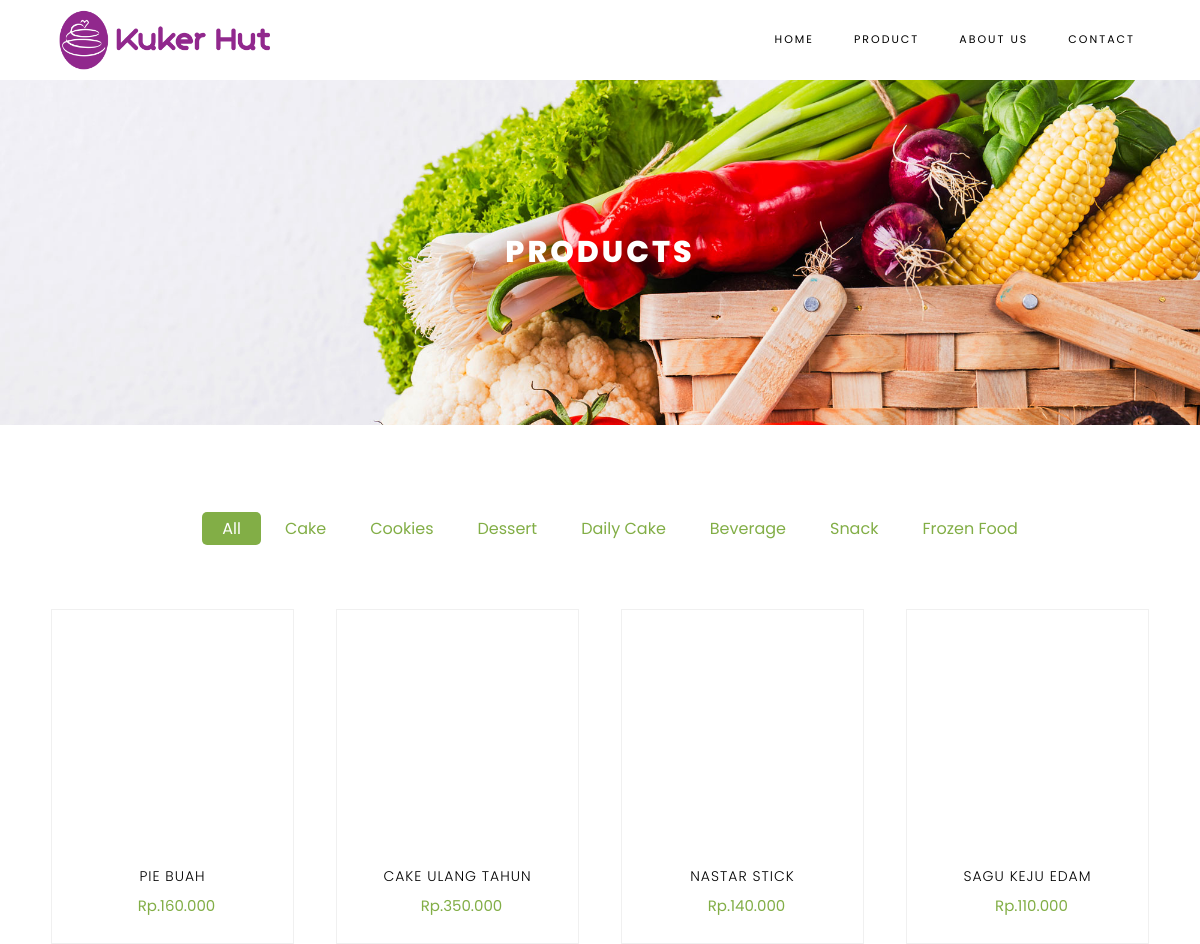
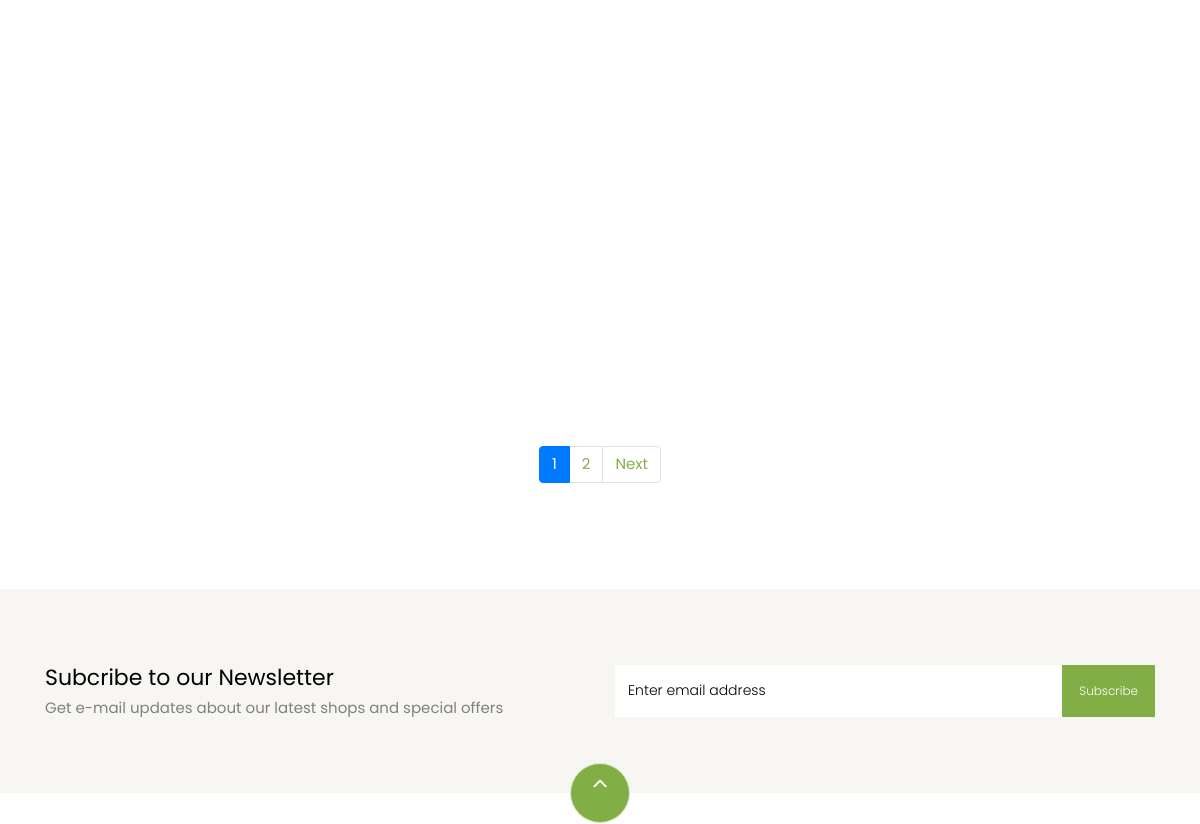
Page /index.php/kukerhut/products (upper part) on the earlier database version (2 pictures, top to bottom).
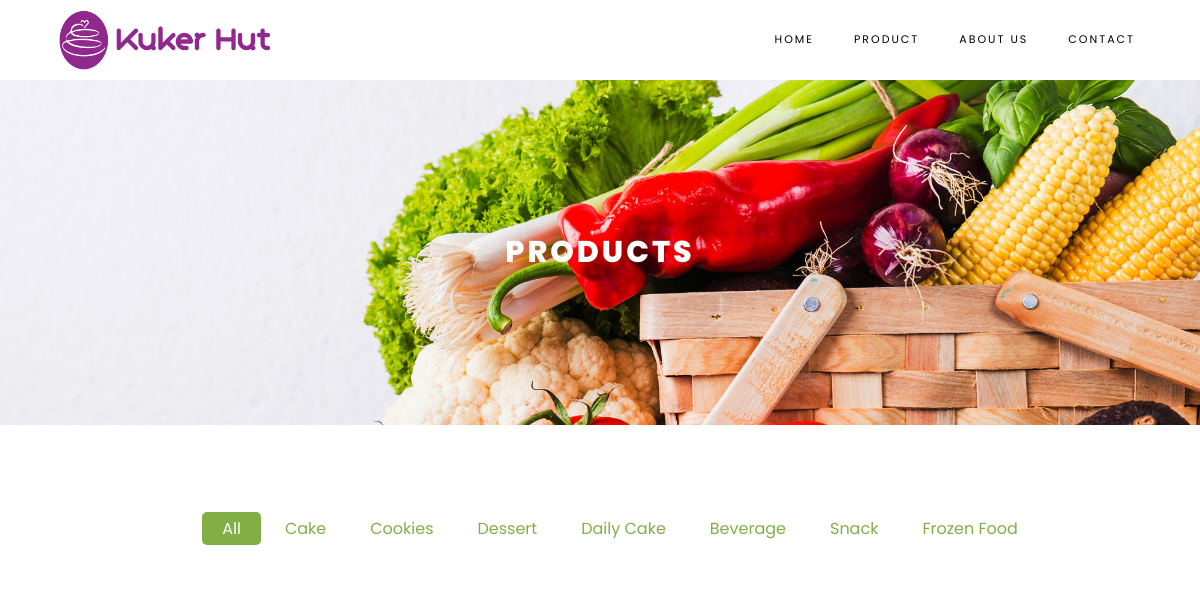
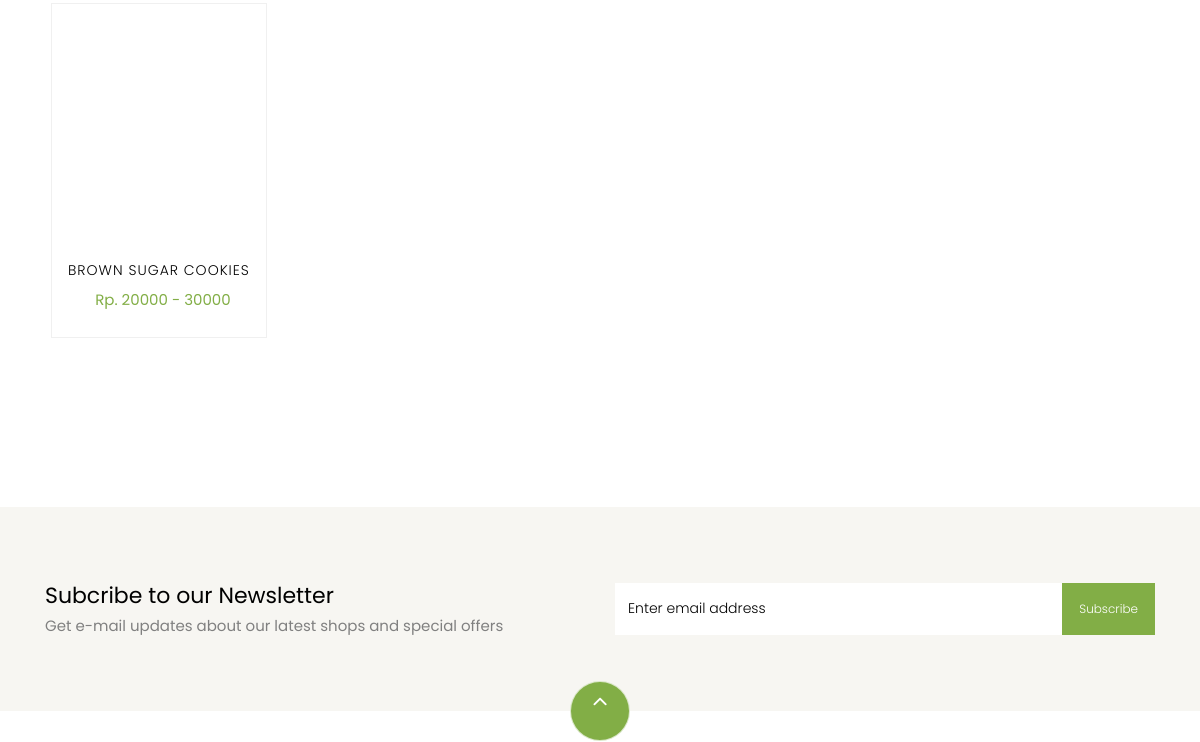
Same page on the later database version (2 pictures, top to bottom).
### tables this page shows
CREATE TABLE `kategori` (
  `id_kategori` int(11) NOT NULL,
  `nama_kategori` varchar(128) NOT NULL
);

CREATE TABLE `produk` (
  `id_produk` int(11) NOT NULL,
  `id_kategori` int(11) NOT NULL,
  `nama_kategori` varchar(128) NOT NULL,
  `nama_produk` varchar(128) NOT NULL,
  `harga_produk` varchar(128) NOT NULL,
  `foto_produk` varchar(128) DEFAULT NULL,
  `deskripsi_produk` text NOT NULL,
  `editor` varchar(128) NOT NULL
);

### index.php (called while the page is built, shortened)
<?php
require_once BASEPATH.'core/CodeIgniter.php';

### application/models/Products_model.php (called while the page is built, shortened)
<?php
class Products_model extends CI_model
{
    public function getCategory()
    {
        return $this->db->get('kategori')->result();
    }
}

### application/config/config.php (called while the page is built, shortened)
<?php
$config['base_url'] = 'http://localhost/KukerHut/';
$config['index_page'] = '';
$config['uri_protocol']    = 'REQUEST_URI';
$config['url_suffix'] = '';
$config['language']    = 'english';
$config['charset'] = 'UTF-8';
$config['enable_hooks'] = FALSE;
$config['subclass_prefix'] = 'MY_';
$config['composer_autoload'] = FALSE;
$config['permitted_uri_chars'] = 'a-z 0-9~%.:_\-';
$config['enable_query_strings'] = FALSE;
$config['controller_trigger'] = 'c';
$config['function_trigger'] = 'm';
$config['directory_trigger'] = 'd';
$config['allow_get_array'] = TRUE;
$config['log_threshold'] = 0;
$config['log_path'] = '';
$config['log_file_extension'] = '';
$config['log_file_permissions'] = 0644;
$config['log_date_format'] = 'Y-m-d H:i:s';
$config['error_views_path'] = '';
$config['cache_path'] = '';
$config['cache_query_string'] = FALSE;
$config['encryption_key'] = '';
$config['sess_driver'] = 'files';
$config['sess_cookie_name'] = 'ci_session';
$config['sess_expiration'] = 7200;
$config['sess_save_path'] = NULL;
$config['sess_match_ip'] = FALSE;
$config['sess_time_to_update'] = 300;
$config['sess_regenerate_destroy'] = FALSE;
$config['cookie_prefix']    = '';
$config['cookie_domain']    = '';
$config['cookie_path']        = '/';
$config['cookie_secure']    = FALSE;
$config['cookie_httponly']     = FALSE;
$config['standardize_newlines'] = FALSE;
$config['global_xss_filtering'] = FALSE;
$config['csrf_protection'] = FALSE;
$config['csrf_token_name'] = 'csrf_test_name';
$config['csrf_cookie_name'] = 'csrf_cookie_name';
$config['csrf_expire'] = 7200;
$config['csrf_regenerate'] = TRUE;
$config['csrf_exclude_uris'] = array();
$config['compress_output'] = FALSE;
$config['time_reference'] = 'local';
$config['rewrite_short_tags'] = FALSE;
$config['proxy_ips'] = '';

### application/views/contents/products.php (the view, shortened to what this page needs)
<div class="hero-wrap hero-bread" style="background-image: url('<?= base_url('assets/images/bg_1.jpg') ?>');">
	<div class="container">
		<div class="row no-gutters slider-text align-items-center justify-content-center">
			<div class="col-md-9 ftco-animate text-center">
				<h1 class="mb-0 bread">Products</h1>
			</div>
		</div>
	</div>
</div>
<section class="ftco-section">
	<div class="container">
		<div class="row justify-content-center">
			<div class="col-md-10 mb-5 text-center">
				<ul class="product-category">
					<li><a href="<?= base_url(); ?>Kukerhut/products/" class="active">All</a></li>
					<?php foreach ($category as $ct) { ?>
						<li><a href="<?= base_url(); ?>Kukerhut/category/<?= $ct->id_kategori; ?>"><?= $ct->nama_kategori ?></a></li>
					<?php } ?>
				</ul>
			</div>
		</div>
		<div class="row">
			<?php foreach ($data as $p) : ?>
				<div class="col-md-6 col-lg-3 ftco-animate">
					<button type="button" data-toggle="modal" data-target="#modalDetails<?php echo $p['id_produk'] ?>" style="background: none;border: none;float: left;">
						<div class="product">
							<a class="img-prod" style="height: 240px;width: auto;"><img class="img-fluid" src="<?= base_url('assets/images/fotoProduk/') . $p['foto_produk'] ?>" alt="Colorlib Template">
							</a>
							<div class="text py-3 pb-4 px-3 text-center">
								<h3><a href="#"><?= $p['nama_produk']; ?></a></h3>
								<div class="d-flex">
									<div class="pricing">
										<p class="price"><span class="mr-2 price-dc"></span><span class="price-sale"><?= $p['harga_produk']; ?></span></p>
									</div>
								</div>
							</div>
						</div>
					</button>
				</div>
			<?php endforeach; ?>
		</div>
		<div class="row mt-5">
			<div class="col text-center">
				<?php if ($this->uri->segment('3') == '') {
					echo $pagination;
				} else {
					echo $this->pagination->create_links();
				} ?>
			</div>
		</div>
	</div>
</section>
<section class="ftco-section ftco-no-pt ftco-no-pb py-5 bg-light">
	<div class="container py-4">
		<div class="row d-flex justify-content-center py-5">
			<div class="col-md-6">
				<h2 style="font-size: 22px;" class="mb-0">Subcribe to our Newsletter</h2>
				<span>Get e-mail updates about our latest shops and special offers</span>
			</div>
			<div class="col-md-6 d-flex align-items-center">
				<form action="#" class="subscribe-form">
					<div class="form-group d-flex">
						<input type="text" class="form-control" placeholder="Enter email address">
						<input type="submit" value="Subscribe" class="submit px-3">
					</div>
				</form>
			</div>
		</div>
	</div>
</section>

Differences in the rows shown:
removed produk: nama_produk "PIE BUAH", harga_produk "Rp.160.000"
removed produk: nama_produk "NASTAR STICK", harga_produk "Rp.140.000"
removed produk: nama_produk "SAGU KEJU EDAM", harga_produk "Rp.110.000"
changed produk: nama_produk "CAKE ULANG TAHUN" → "BROWN SUGAR COOKIES"; harga_produk "Rp.350.000" → "Rp. 20000 - 30000"
Other differences:
$pagination: "1 2 Next" → (not shown)
